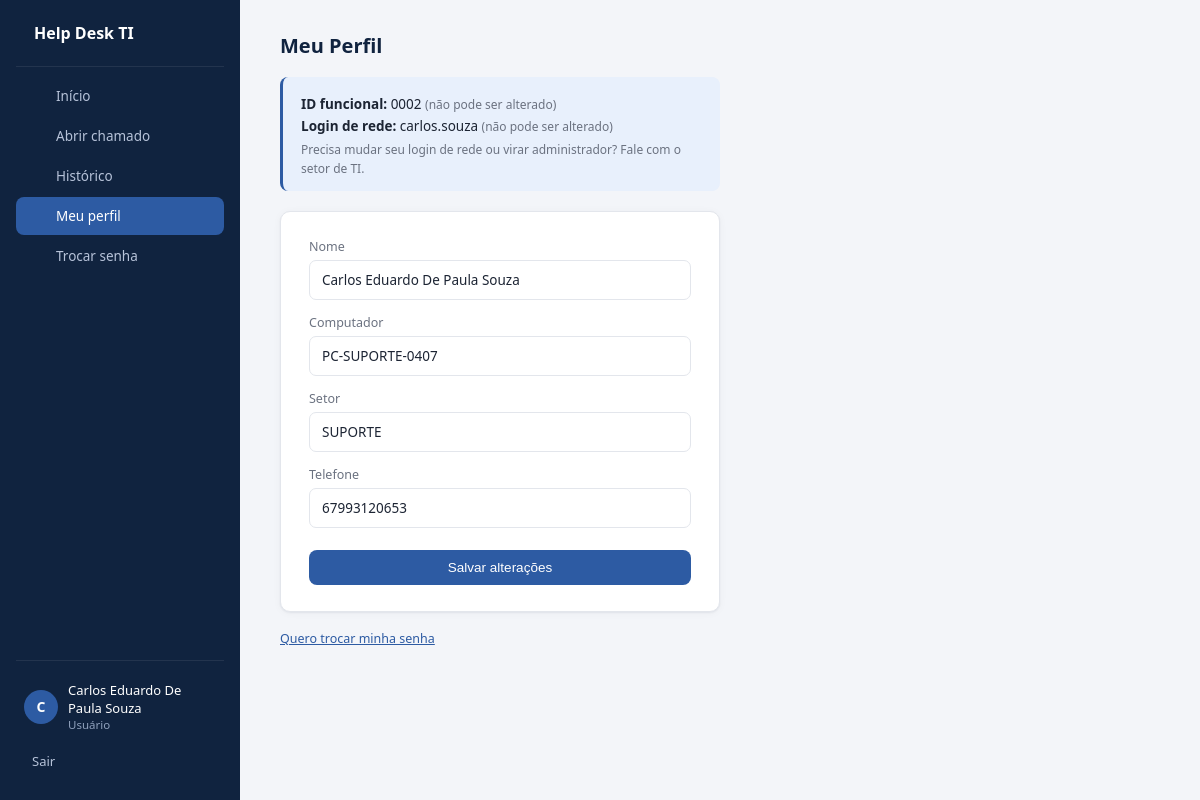
Screenshot of /perfil (signed in) with the database file from the repository.
### tables this page shows
CREATE TABLE usuarios (
            id INTEGER PRIMARY KEY AUTOINCREMENT,
            nome TEXT NOT NULL,
            id_funcional TEXT NOT NULL UNIQUE,
            computador TEXT,
            setor TEXT NOT NULL,
            senha_hash TEXT NOT NULL,
            senha_provisoria INTEGER NOT NULL DEFAULT 1,
            telefone TEXT,
            login_rede TEXT NOT NULL UNIQUE,
            is_admin INTEGER NOT NULL DEFAULT 0
        );

### app.py (the view, shortened to what this page needs)
@app.route("/perfil", methods=["GET", "POST"])
@login_requerido
def perfil():
    conn = get_conn()
    usuario = conn.execute(
        "SELECT * FROM usuarios WHERE id = ?", (session["usuario_id"],)
    ).fetchone()
    conn.close()
    return render_template("perfil.html", usuario=usuario)

### app.py (called while the page is built)
def get_conn():
    conn = sqlite3.connect(DB_PATH)
    conn.row_factory = sqlite3.Row
    return conn

def login_requerido(f):
    @wraps(f)
    def wrapper(*args, **kwargs):
        if "usuario_id" not in session:
            flash("Faça login para continuar.")
            return redirect(url_for("login"))
        conn = get_conn()
        usuario_existe = conn.execute(
            "SELECT 1 FROM usuarios WHERE id = ?", (session["usuario_id"],)
        ).fetchone()
        conn.close()
        if usuario_existe is None:
            session.clear()
            flash("Sua sessão expirou ou o usuário não existe mais. Faça login novamente.")
            return redirect(url_for("login"))
        return f(*args, **kwargs)
    return wrapper

### templates/perfil.html
{% extends "base.html" %}
{% block content %}
    <h2>Meu Perfil</h2>
    <div class="dados-auto">
        <p><strong>ID funcional:</strong> {{ usuario['id_funcional'] }} <span class="hint">(não pode ser alterado)</span></p>
        <p><strong>Login de rede:</strong> {{ usuario['login_rede'] }} <span class="hint">(não pode ser alterado)</span></p>
        <small>Precisa mudar seu login de rede ou virar administrador? Fale com o setor de TI.</small>
    </div>
    <form method="POST">
        <label>Nome</label>
        <input type="text" name="nome" value="{{ usuario['nome'] }}" required>
        <label>Computador</label>
        <input type="text" name="computador" value="{{ usuario['computador'] or '' }}">
        <label>Setor</label>
        <input type="text" name="setor" value="{{ usuario['setor'] }}" required>
        <label>Telefone</label>
        <input type="text" name="telefone" value="{{ usuario['telefone'] or '' }}">
        <button type="submit">Salvar alterações</button>
    </form>
    <p class="dica"><a href="{{ url_for('trocar_senha') }}">Quero trocar minha senha</a></p>
{% endblock %}

### templates/base.html (shortened to what this page needs)
<!DOCTYPE html>
<html lang="pt-br">
<head>
    <link rel="stylesheet" href="{{ url_for('static', filename='style.css') }}">
    <link rel="stylesheet" href="https://cdnjs.cloudflare.com/ajax/libs/tabler-icons/2.44.0/iconfont/tabler-icons.min.css">
</head>
<body>
    {% if session.get('usuario_id') %}
    <div class="layout">
        <aside class="sidebar">
            <div class="marca">
                <span>Help Desk TI</span>
            </div>
            <nav>
                <a href="{{ url_for('dashboard') }}" class="{{ 'ativo' if request.endpoint == 'dashboard' }}">Início</a>
                <a href="{{ url_for('novo_chamado') }}" class="{{ 'ativo' if request.endpoint == 'novo_chamado' }}">Abrir chamado</a>
                <a href="{{ url_for('historico') }}" class="{{ 'ativo' if request.endpoint == 'historico' }}">Histórico</a>
                <a href="{{ url_for('perfil') }}" class="{{ 'ativo' if request.endpoint == 'perfil' }}">Meu perfil</a>
                <a href="{{ url_for('trocar_senha') }}" class="{{ 'ativo' if request.endpoint == 'trocar_senha' }}">Trocar senha</a>
            </nav>
            <div class="sidebar-rodape">
                <div class="usuario-card">
                    <div class="avatar">{{ session.get('nome', '?')[0]|upper }}</div>
                    <div>
                        <div class="usuario-nome">{{ session.get('nome') }}</div>
                        <div class="usuario-papel">{{ 'Administrador' if session.get('is_admin') else 'Usuário' }}</div>
                    </div>
                </div>
                <a href="{{ url_for('logout') }}" class="sair">Sair</a>
            </div>
        </aside>
        <main>
            {% block content %}{% endblock %}
        </main>
    </div>
    {% else %}
        {% block content_bare %}{% endblock %}
    {% endif %}
</body>
</html>

### static/style.css (style rules this page uses)
* { box-sizing: border-box; margin: 0; padding: 0; }
:root { --azul-900: #10233f; --azul-800: #16305a; --azul-600: #2d5ba3; --azul-100: #e8f0fc; --fundo: #f3f5f9; --texto: #1c2433; --texto-suave: #6b7280; --borda: #e3e6ec; --branco: #ffffff; --verde: #1a9e6b; --verde-bg: #e5f7ef; --laranja: #d97a1f; --laranja-bg: #fdf0e2; --cinza-bg: #eef0f3; --cinza-texto: #5b6270; --vermelho: #c94141; --raio: 10px; --sombra: 0 1px 2px rgba(16, 35, 63, 0.06), 0 1px 8px rgba(16, 35, 63, 0.04); }
body { font-family: 'Segoe UI', Arial, Helvetica, sans-serif; background: var(--fundo); color: var(--texto); font-size: 14px; }
.layout { display: flex; min-height: 100vh; }
.sidebar { width: 240px; background: var(--azul-900); color: #cfd9ea; display: flex; flex-direction: column; padding: 22px 16px; flex-shrink: 0; }
.marca { display: flex; align-items: center; gap: 10px; color: white; font-size: 16px; font-weight: 600; padding: 0 8px 22px; margin-bottom: 10px; border-bottom: 1px solid rgba(255,255,255,0.08); }
.sidebar nav { display: flex; flex-direction: column; gap: 2px; flex: 1; }
.sidebar nav a { display: flex; align-items: center; gap: 10px; color: #b7c3d9; text-decoration: none; padding: 10px 12px; border-radius: 8px; font-size: 13.5px; transition: background 0.15s, color 0.15s; }
.sidebar nav a.ativo { background: var(--azul-600); color: white; font-weight: 500; }
.sidebar-rodape { border-top: 1px solid rgba(255,255,255,0.08); padding-top: 16px; margin-top: 16px; }
.usuario-card { display: flex; align-items: center; gap: 10px; padding: 4px 8px 12px; }
.avatar { width: 34px; height: 34px; background: var(--azul-600); color: white; border-radius: 50%; display: flex; align-items: center; justify-content: center; font-weight: 600; font-size: 14px; flex-shrink: 0; }
.usuario-nome { color: white; font-size: 13px; font-weight: 500; }
.usuario-papel { color: #8fa0bc; font-size: 11.5px; }
.sair { display: flex; align-items: center; gap: 8px; color: #b7c3d9; text-decoration: none; padding: 8px; font-size: 13px; border-radius: 8px; }
main { flex: 1; padding: 32px 40px; max-width: 1100px; }
h2 { font-size: 20px; font-weight: 600; margin-bottom: 18px; color: var(--azul-900); }
.botao, button, .botao-pequeno { background: var(--azul-600); color: white; border: none; padding: 10px 18px; border-radius: 8px; text-decoration: none; cursor: pointer; font-size: 13.5px; font-weight: 500; display: inline-flex; align-items: center; gap: 6px; transition: background 0.15s; }
form { background: var(--branco); padding: 26px 28px; border-radius: var(--raio); box-shadow: var(--sombra); border: 1px solid var(--borda); display: flex; flex-direction: column; max-width: 440px; }
label { margin-top: 14px; font-size: 12.5px; color: var(--texto-suave); font-weight: 500; }
label:first-of-type { margin-top: 0; }
input, select, textarea { padding: 10px 12px; margin-top: 5px; border: 1px solid var(--borda); border-radius: 7px; font-size: 13.5px; font-family: inherit; background: var(--branco); color: var(--texto); }
form button { margin-top: 22px; justify-content: center; }
.dados-auto { background: var(--azul-100); border-left: 3px solid var(--azul-600); padding: 14px 18px; border-radius: 8px; max-width: 440px; margin-bottom: 20px; }
.dados-auto p { margin: 4px 0; font-size: 13.5px; }
.dados-auto small { color: var(--texto-suave); font-size: 12px; }
.hint { font-weight: 400; color: var(--texto-suave); font-size: 12px; }
.dica { font-size: 12.5px; color: var(--texto-suave); margin-top: 18px; }
.dica a { color: var(--azul-600); }

### rows the page displays
usuarios: get "Carlos Eduardo De Paula Souza", id_funcional "0002", login_rede "carlos.souza", nome "Carlos Eduardo De Paula Souza", computador "PC-SUPORTE-0407", setor "SUPORTE", telefone "67993120653"

### other values shown
{{ session.get('nome', '?')[0]|upper }} "C"
{{ 'Administrador' if session.get('is_admin') else 'Usuário' }} "Usuário"
